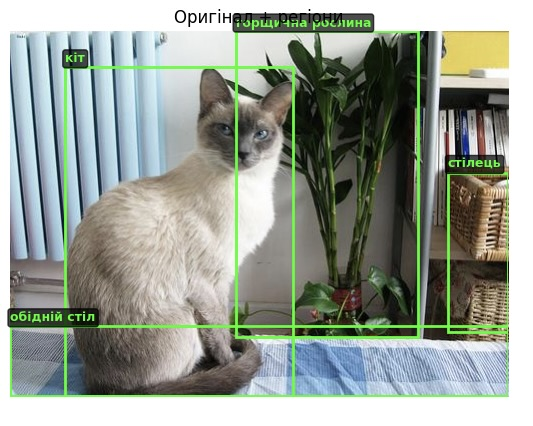
#> input picture lectures-sources/images/lecture-07-slides/segmentation.jpeg, 533 x 426 px, given in place of the camera
$ python view.py
#> lines starting #> are read from the running program, lines starting #| are printed output that depends on the picture
### lab-2025-03-01/acquisition/video_input.py
import os
import time
from typing import Optional
import cv2

from acquisition.base_video_input import BaseVideoInput
from acquisition.image_series_input import SavedImageSeriesInput
from preprocessing.video_slicing import MP4VideoSlicer


class PiCameraLiveInput(BaseVideoInput):
    # [9 lines left out: function __init__, not called in this run]

    def capture(self):
        array = self.camera.capture_array('main')
        return self.preprocess_frame(array)

    def destroy(self):
        self.camera.stop()
        return super().destroy()


class RecordedVideoInput(BaseVideoInput):
    # [33 lines left out: functions __init__, capture, not called in this run]

    def destroy(self):
        self.videoslicer.cleanup()
        return super().destroy()


class DefaultCameraVideoInput(BaseVideoInput):
    def __init__(self) -> None:
        super().__init__()
        camera = cv2.VideoCapture(0)
        if not camera.isOpened():
            raise Exception('Camera could not initialize')
        self.camera = camera

    def capture(self):
        rval, frame = self.camera.read()
        return frame


def get_video_input(source_path=None, crop=None, maxwidth=None) -> BaseVideoInput:
    try:
        return PiCameraLiveInput()
    except Exception:
        if source_path:
            # Decide if provided path is folder or video file
            if os.path.isfile(source_path):
                return RecordedVideoInput(source_path, crop_factor=crop, resize_maxwidth=maxwidth)
            else:
                return SavedImageSeriesInput(source_path, crop_factor=crop, resize_maxwidth=maxwidth)
        else:
            return DefaultCameraVideoInput()

### lab-2025-03-01/processing/optical_flow.py
from dataclasses import dataclass
import numpy as np
import cv2


@dataclass
class SparseResult:
    old_pixels: np.ndarray
    new_pixels: np.ndarray
    old_points: np.ndarray
    new_points: np.ndarray
    original_points: np.ndarray
    valid_positions: np.ndarray


class IOpticalFlow:
    '''Interface of OpticalFlow classes'''
    def set1stFrame(self, frame):
        '''Set the starting frame'''
        self.prev = frame

    # [5 lines left out: function apply, not called in this run]

class DenseOpticalFlow(IOpticalFlow):
    '''Abstract class for DenseOpticalFlow expressions'''
    def __init__(self):
        self.prev = None
        return super().__init__()

    def set1stFrame(self, frame):
        self.prev = cv2.cvtColor(frame, cv2.COLOR_BGR2GRAY)
        self.hsv = np.zeros_like(frame)
        self.hsv[..., 1] = 255

    def apply(self, frame):
        if self.prev is None:
            self.set1stFrame(frame)

        next = cv2.cvtColor(frame, cv2.COLOR_BGR2GRAY)

        flow = cv2.calcOpticalFlowFarneback(self.prev, next, None,
                                            0.5, 3, 15, 3, 5, 1.2, 0)

        result = self.makeResult(next, flow)
        self.prev = next
        return result, flow

    def makeResult(self, grayFrame, flow):
        '''Replace this for each expression'''
        return grayFrame.copy()

class DenseOpticalFlowByHSV(DenseOpticalFlow):
    def makeResult(self, grayFrame, flow):
        mag, ang = cv2.cartToPolar(flow[...,0], flow[...,1])
        self.hsv[...,0] = ang*180/np.pi/2
        self. hsv[...,2] = cv2.normalize(mag, None, 0, 255, cv2.NORM_MINMAX)
        return cv2.cvtColor(self.hsv, cv2.COLOR_HSV2BGR)

class DenseOpticalFlowByLines(DenseOpticalFlow):
    def __init__(self):
        self.step = 64 # configure this if you need other steps...
        return super().__init__()

    # [11 lines left out: function makeResult, not called in this run]

class DenseOpticalFlowByWarp(DenseOpticalFlow):
    # [6 lines left out: function makeResult, not called in this run]

class LucasKanadeOpticalFlow(IOpticalFlow):
    # [19 lines left out: function __init__, not called in this run]

    def set1stFrame(self, frame):
        self.old_gray = cv2.cvtColor(frame, cv2.COLOR_BGR2GRAY)
        self.p0 = cv2.goodFeaturesToTrack(self.old_gray, mask = None, **self.feature_params)

    # [34 lines left out: function apply, not called in this run]


def CreateOpticalFlow(type):
    '''Optical flow showcase factory, call by type as shown below'''
    def dense_by_hsv():
        return DenseOpticalFlowByHSV()
    def dense_by_lines():
        return DenseOpticalFlowByLines()
    def dense_by_warp():
        return DenseOpticalFlowByWarp()
    def lucas_kanade():
        return LucasKanadeOpticalFlow()
    return {
        'dense_hsv': dense_by_hsv,
        'dense_lines': dense_by_lines,
        'dense_warp': dense_by_warp,
        'lucas_kanade': lucas_kanade
    }.get(type, dense_by_lines)()

### lab-2025-03-01/acquisition/base_video_input.py
from typing import Optional
import cv2

from preprocessing.image_operations import crop_cv_image_centered, resize_cv_image_to_maxwidth


class BaseVideoInput:
    def __init__(self) -> None:
        self.crop_factor = None
        self.resize_maxwidth = None
        self.is_finished = False

    def _initialize_preprocess_frame(self, crop_factor: float = 1, resize_maxwidth: Optional[int] = None) -> None:
        self.crop_factor = crop_factor
        self.resize_maxwidth = resize_maxwidth

    def capture(self) -> cv2.typing.MatLike:
        raise NotImplementedError('implement capture function')

    # [4 lines left out: function preprocess_frame, not called in this run]

    def destroy(self):
        pass

### lab-2025-03-01/view.py
# Better samples/python2/opt_flow.py
# for Raspberry Pi

## reference
# - http://www.pyimagesearch.com/2015/03/30/accessing-the-raspberry-pi-camera-with-opencv-and-python/
# - http://stackoverflow.com/questions/2601194/displaying-a-webcam-feed-using-opencv-and-python
# - http://opencv-python-tutroals.readthedocs.io/en/latest/py_tutorials/py_gui/py_video_display/py_video_display.html

from typing import Optional
import click
import cv2

from acquisition.video_input import get_video_input
from processing import optical_flow

usage_text = '''
Hit followings to switch to:
1 - Dense optical flow by HSV color image (default);
2 - Dense optical flow by lines;
3 - Dense optical flow by warped image;
4 - Lucas-Kanade method.

Hit 's' to save image.

Hit 'f' to flip image horizontally.

Hit ESC to exit.
'''

def reset_processor(key, previous_frame):
    message, type = {
        ord('1'): ('==> Dense_by_hsv', 'dense_hsv'),
        ord('2'): ('==> Dense_by_lines', 'dense_lines'),
        ord('3'): ('==> Dense_by_warp', 'dense_warp'),
        ord('4'): ('==> Lucas-Kanade', 'lucas_kanade')
    }.get(key, ('==> Dense_by_hsv', 'dense_hsv'))
    print(message)
    of_processor = optical_flow.CreateOpticalFlow(type)
    of_processor.set1stFrame(previous_frame)
    return of_processor

@click.command()
@click.option('--image_path', required=False, type=str, help='Path to the input video file')
@click.option('--step', required=False, type=float, help='Interval between captured frames in seconds, each frame if not specified')
@click.option('--crop', required=False, type=float, help='Percent of HFOV to retain, 100 percent by default')
@click.option('--maxwidth', required=False, type=int, help='Downsample to maximum width in pixels, no resize by default')
def main(image_path: Optional[str], crop: Optional[float], maxwidth: Optional[int], step: Optional[float]):
    flipImage = True
    camera = get_video_input(image_path, crop=crop, maxwidth=maxwidth)
    cv2.namedWindow('preview')
    processor = None

    while True:  # Adjust the range according to your needs
        # capture frame
        frame = camera.capture()
#> in capture, frame is the input picture: shape (426, 533, 3); mean B, G, R 148.7, 158.6, 150.8
        # frame = np.array(array.get_data(), dtype=np.uint8).reshape((array.height, array.width, 3))

        if processor is None:
            processor = reset_processor(ord('1'), frame)
#> in set1stFrame, `self.prev = cv2.cvtColor(frame, cv2.COLOR_BGR2GRAY)`:
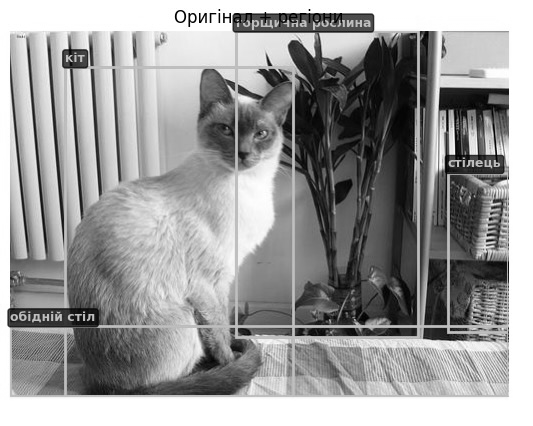
#> self.prev: shape (426, 533); min 0, max 255, mean 155.1

        ### flip
        if flipImage:
            frame = cv2.flip(frame, 1)
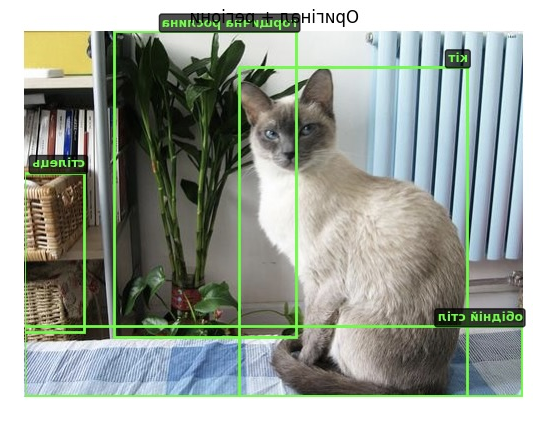
#> frame: shape (426, 533, 3); mean B, G, R 148.7, 158.6, 150.8

        ### do it
        img, _ = processor.apply(frame)
#> in apply, `next = cv2.cvtColor(frame, cv2.COLOR_BGR2GRAY)`:
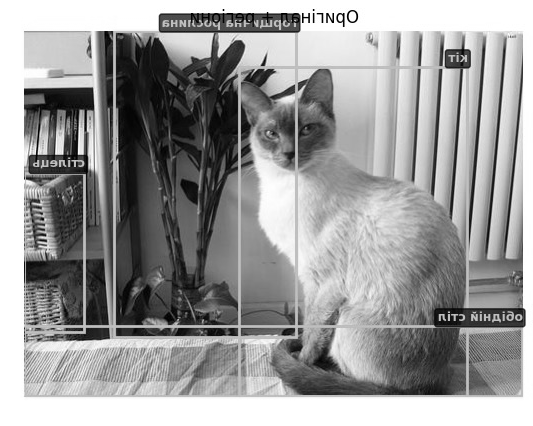
#> next: shape (426, 533); min 0, max 255, mean 155.1
#> in makeResult, `mag, ang = cv2.cartToPolar(flow[...,0], flow[...,1])`:
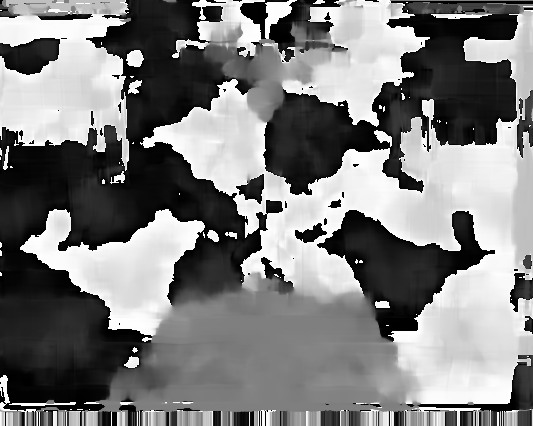
#> ang: shape (426, 533) float32; min 0, max 6.28, mean 3.1; drawn with min black and max white
#> in makeResult, `self.hsv[...,0] = ang*180/np.pi/2`:
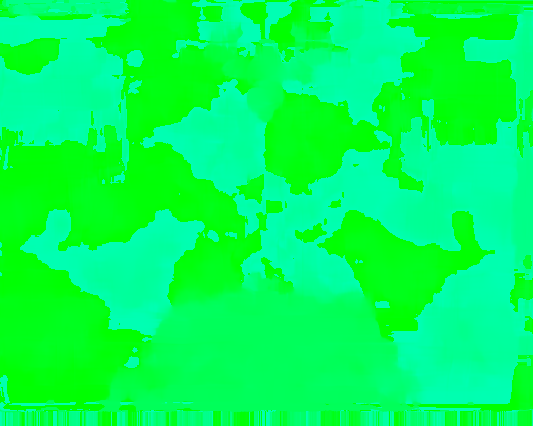
#> self.hsv: shape (426, 533, 3); mean of channels 0, 1, 2 88.2, 255, 0; drawn as B, G, R
#> in makeResult, `self. hsv[...,2] = cv2.normalize(mag, None, 0, 255, cv2.NORM_MINMAX)`:
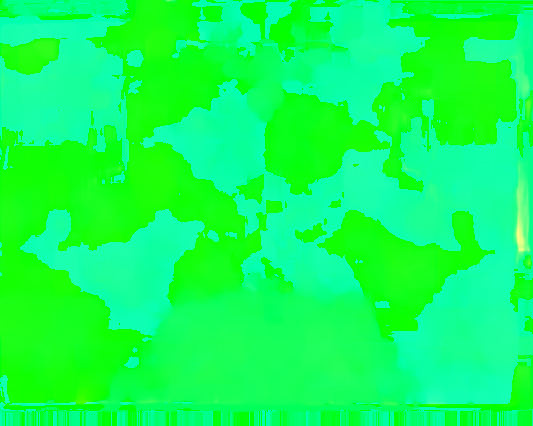
#> self.hsv: shape (426, 533, 3); mean of channels 0, 1, 2 88.2, 255, 15.7; drawn as B, G, R
#> in makeResult, `return cv2.cvtColor(self.hsv, cv2.COLOR_HSV2BGR)`:
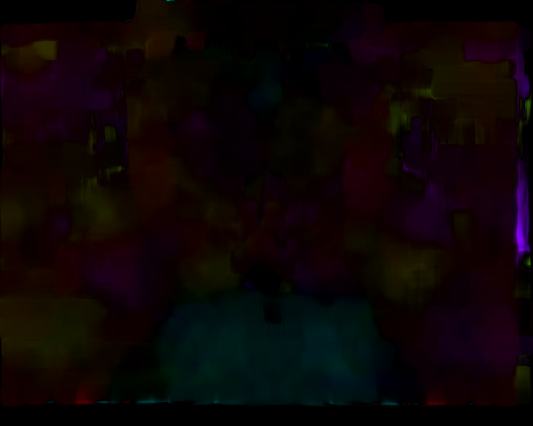
#> returned value: shape (426, 533, 3); mean B, G, R 5.7, 5.1, 12.9
        cv2.imshow("preview", img)

        ### key operation
        key = cv2.waitKey(1)
#> (key Esc is pressed here)
        if key == 27:         # exit on ESC
            print('Closing...')
            break
        elif key == ord('s'):   # save
            cv2.imwrite('img_raw.png', frame)
            cv2.imwrite('img_w_flow.png', img)
            print("Saved raw frame as 'img_raw.png' and displayed as 'img_w_flow.png'")
        elif key == ord('f'):   # save
            flipImage = not flipImage
            print("Flip image: " + {True: "ON", False: "OFF"}.get(flipImage))
        elif ord('1') <= key <= ord('4'):
            processor = reset_processor(key, frame)

    ## finish
    camera.destroy()
    cv2.destroyWindow('preview')


if __name__ == '__main__':
    print(usage_text)
    main()
#> (the program exits here)
